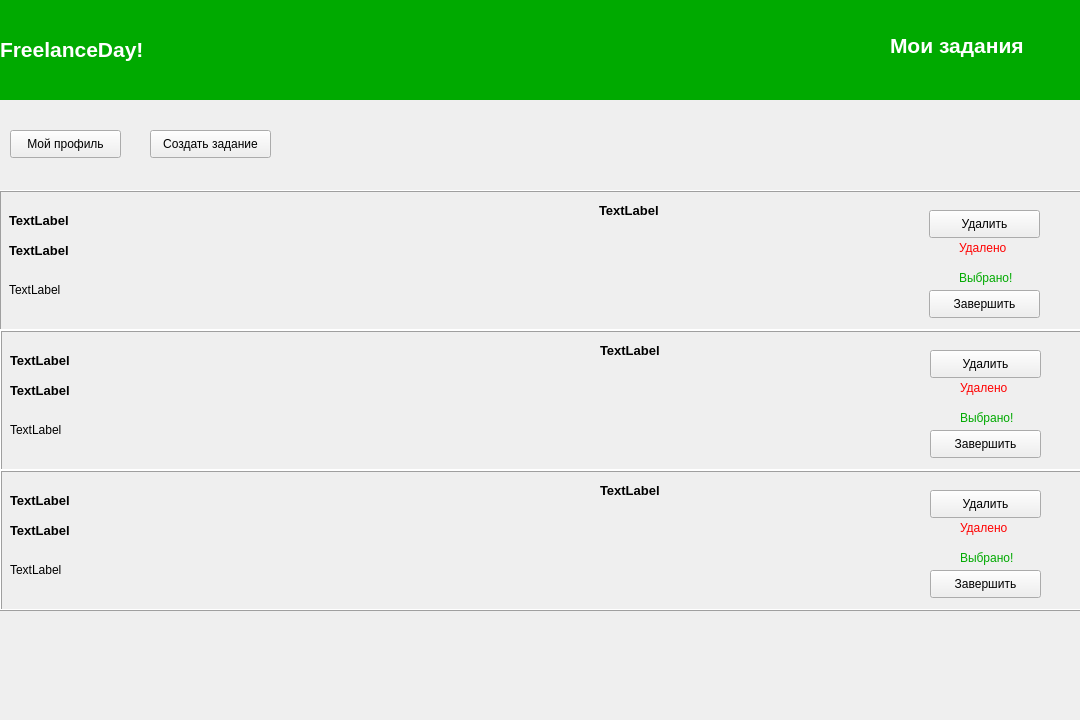
<?xml version="1.0" encoding="UTF-8"?>
<ui version="4.0">
 <class>Form</class>
 <widget class="QWidget" name="Form">
  <property name="geometry">
   <rect>
    <x>0</x>
    <y>0</y>
    <width>1080</width>
    <height>720</height>
   </rect>
  </property>
  <property name="windowTitle">
   <string>FreelanceDay! - employer</string>
  </property>
  <widget class="QLabel" name="label">
   <property name="geometry">
    <rect>
     <x>0</x>
     <y>0</y>
     <width>1080</width>
     <height>100</height>
    </rect>
   </property>
   <property name="palette">
    <palette>
     <active>
      <colorrole role="WindowText">
       <brush brushstyle="SolidPattern">
        <color alpha="255">
         <red>0</red>
         <green>0</green>
         <blue>0</blue>
        </color>
       </brush>
      </colorrole>
      <colorrole role="Button">
       <brush brushstyle="SolidPattern">
        <color alpha="255">
         <red>0</red>
         <green>170</green>
         <blue>0</blue>
        </color>
       </brush>
      </colorrole>
      <colorrole role="Light">
       <brush brushstyle="SolidPattern">
        <color alpha="255">
         <red>0</red>
         <green>255</green>
         <blue>0</blue>
        </color>
       </brush>
      </colorrole>
      <colorrole role="Midlight">
       <brush brushstyle="SolidPattern">
        <color alpha="255">
         <red>0</red>
         <green>212</green>
         <blue>0</blue>
        </color>
       </brush>
      </colorrole>
      <colorrole role="Dark">
       <brush brushstyle="SolidPattern">
        <color alpha="255">
         <red>0</red>
         <green>85</green>
         <blue>0</blue>
        </color>
       </brush>
      </colorrole>
      <colorrole role="Mid">
       <brush brushstyle="SolidPattern">
        <color alpha="255">
         <red>0</red>
         <green>113</green>
         <blue>0</blue>
        </color>
       </brush>
      </colorrole>
      <colorrole role="Text">
       <brush brushstyle="SolidPattern">
        <color alpha="255">
         <red>0</red>
         <green>0</green>
         <blue>0</blue>
        </color>
       </brush>
      </colorrole>
      <colorrole role="BrightText">
       <brush brushstyle="SolidPattern">
        <color alpha="255">
         <red>255</red>
         <green>255</green>
         <blue>255</blue>
        </color>
       </brush>
      </colorrole>
      <colorrole role="ButtonText">
       <brush brushstyle="SolidPattern">
        <color alpha="255">
         <red>0</red>
         <green>0</green>
         <blue>0</blue>
        </color>
       </brush>
      </colorrole>
      <colorrole role="Base">
       <brush brushstyle="SolidPattern">
        <color alpha="255">
         <red>255</red>
         <green>255</green>
         <blue>255</blue>
        </color>
       </brush>
      </colorrole>
      <colorrole role="Window">
       <brush brushstyle="SolidPattern">
        <color alpha="255">
         <red>0</red>
         <green>170</green>
         <blue>0</blue>
        </color>
       </brush>
      </colorrole>
      <colorrole role="Shadow">
       <brush brushstyle="SolidPattern">
        <color alpha="255">
         <red>0</red>
         <green>0</green>
         <blue>0</blue>
        </color>
       </brush>
      </colorrole>
      <colorrole role="AlternateBase">
       <brush brushstyle="SolidPattern">
        <color alpha="255">
         <red>127</red>
         <green>212</green>
         <blue>127</blue>
        </color>
       </brush>
      </colorrole>
      <colorrole role="ToolTipBase">
       <brush brushstyle="SolidPattern">
        <color alpha="255">
         <red>255</red>
         <green>255</green>
         <blue>220</blue>
        </color>
       </brush>
      </colorrole>
      <colorrole role="ToolTipText">
       <brush brushstyle="SolidPattern">
        <color alpha="255">
         <red>0</red>
         <green>0</green>
         <blue>0</blue>
        </color>
       </brush>
      </colorrole>
     </active>
     <inactive>
      <colorrole role="WindowText">
       <brush brushstyle="SolidPattern">
        <color alpha="255">
         <red>0</red>
         <green>0</green>
         <blue>0</blue>
        </color>
       </brush>
      </colorrole>
      <colorrole role="Button">
       <brush brushstyle="SolidPattern">
        <color alpha="255">
         <red>0</red>
         <green>170</green>
         <blue>0</blue>
        </color>
       </brush>
      </colorrole>
      <colorrole role="Light">
       <brush brushstyle="SolidPattern">
        <color alpha="255">
         <red>0</red>
         <green>255</green>
         <blue>0</blue>
        </color>
       </brush>
      </colorrole>
      <colorrole role="Midlight">
       <brush brushstyle="SolidPattern">
        <color alpha="255">
         <red>0</red>
         <green>212</green>
         <blue>0</blue>
        </color>
       </brush>
      </colorrole>
      <colorrole role="Dark">
       <brush brushstyle="SolidPattern">
        <color alpha="255">
         <red>0</red>
         <green>85</green>
         <blue>0</blue>
        </color>
       </brush>
      </colorrole>
      <colorrole role="Mid">
       <brush brushstyle="SolidPattern">
        <color alpha="255">
         <red>0</red>
         <green>113</green>
         <blue>0</blue>
        </color>
       </brush>
      </colorrole>
      <colorrole role="Text">
       <brush brushstyle="SolidPattern">
        <color alpha="255">
         <red>0</red>
         <green>0</green>
         <blue>0</blue>
        </color>
       </brush>
      </colorrole>
      <colorrole role="BrightText">
       <brush brushstyle="SolidPattern">
        <color alpha="255">
         <red>255</red>
         <green>255</green>
         <blue>255</blue>
        </color>
       </brush>
      </colorrole>
      <colorrole role="ButtonText">
       <brush brushstyle="SolidPattern">
        <color alpha="255">
         <red>0</red>
         <green>0</green>
         <blue>0</blue>
        </color>
       </brush>
      </colorrole>
      <colorrole role="Base">
       <brush brushstyle="SolidPattern">
        <color alpha="255">
         <red>255</red>
         <green>255</green>
         <blue>255</blue>
        </color>
       </brush>
      </colorrole>
      <colorrole role="Window">
       <brush brushstyle="SolidPattern">
        <color alpha="255">
         <red>0</red>
         <green>170</green>
         <blue>0</blue>
        </color>
       </brush>
      </colorrole>
      <colorrole role="Shadow">
       <brush brushstyle="SolidPattern">
        <color alpha="255">
         <red>0</red>
         <green>0</green>
         <blue>0</blue>
        </color>
       </brush>
      </colorrole>
      <colorrole role="AlternateBase">
       <brush brushstyle="SolidPattern">
        <color alpha="255">
         <red>127</red>
         <green>212</green>
         <blue>127</blue>
        </color>
       </brush>
      </colorrole>
      <colorrole role="ToolTipBase">
       <brush brushstyle="SolidPattern">
        <color alpha="255">
         <red>255</red>
         <green>255</green>
         <blue>220</blue>
        </color>
       </brush>
      </colorrole>
      <colorrole role="ToolTipText">
       <brush brushstyle="SolidPattern">
        <color alpha="255">
         <red>0</red>
         <green>0</green>
         <blue>0</blue>
        </color>
       </brush>
      </colorrole>
     </inactive>
     <disabled>
      <colorrole role="WindowText">
       <brush brushstyle="SolidPattern">
        <color alpha="255">
         <red>0</red>
         <green>85</green>
         <blue>0</blue>
        </color>
       </brush>
      </colorrole>
      <colorrole role="Button">
       <brush brushstyle="SolidPattern">
        <color alpha="255">
         <red>0</red>
         <green>170</green>
         <blue>0</blue>
        </color>
       </brush>
      </colorrole>
      <colorrole role="Light">
       <brush brushstyle="SolidPattern">
        <color alpha="255">
         <red>0</red>
         <green>255</green>
         <blue>0</blue>
        </color>
       </brush>
      </colorrole>
      <colorrole role="Midlight">
       <brush brushstyle="SolidPattern">
        <color alpha="255">
         <red>0</red>
         <green>212</green>
         <blue>0</blue>
        </color>
       </brush>
      </colorrole>
      <colorrole role="Dark">
       <brush brushstyle="SolidPattern">
        <color alpha="255">
         <red>0</red>
         <green>85</green>
         <blue>0</blue>
        </color>
       </brush>
      </colorrole>
      <colorrole role="Mid">
       <brush brushstyle="SolidPattern">
        <color alpha="255">
         <red>0</red>
         <green>113</green>
         <blue>0</blue>
        </color>
       </brush>
      </colorrole>
      <colorrole role="Text">
       <brush brushstyle="SolidPattern">
        <color alpha="255">
         <red>0</red>
         <green>85</green>
         <blue>0</blue>
        </color>
       </brush>
      </colorrole>
      <colorrole role="BrightText">
       <brush brushstyle="SolidPattern">
        <color alpha="255">
         <red>255</red>
         <green>255</green>
         <blue>255</blue>
        </color>
       </brush>
      </colorrole>
      <colorrole role="ButtonText">
       <brush brushstyle="SolidPattern">
        <color alpha="255">
         <red>0</red>
         <green>85</green>
         <blue>0</blue>
        </color>
       </brush>
      </colorrole>
      <colorrole role="Base">
       <brush brushstyle="SolidPattern">
        <color alpha="255">
         <red>0</red>
         <green>170</green>
         <blue>0</blue>
        </color>
       </brush>
      </colorrole>
      <colorrole role="Window">
       <brush brushstyle="SolidPattern">
        <color alpha="255">
         <red>0</red>
         <green>170</green>
         <blue>0</blue>
        </color>
       </brush>
      </colorrole>
      <colorrole role="Shadow">
       <brush brushstyle="SolidPattern">
        <color alpha="255">
         <red>0</red>
         <green>0</green>
         <blue>0</blue>
        </color>
       </brush>
      </colorrole>
      <colorrole role="AlternateBase">
       <brush brushstyle="SolidPattern">
        <color alpha="255">
         <red>0</red>
         <green>170</green>
         <blue>0</blue>
        </color>
       </brush>
      </colorrole>
      <colorrole role="ToolTipBase">
       <brush brushstyle="SolidPattern">
        <color alpha="255">
         <red>255</red>
         <green>255</green>
         <blue>220</blue>
        </color>
       </brush>
      </colorrole>
      <colorrole role="ToolTipText">
       <brush brushstyle="SolidPattern">
        <color alpha="255">
         <red>0</red>
         <green>0</green>
         <blue>0</blue>
        </color>
       </brush>
      </colorrole>
     </disabled>
    </palette>
   </property>
   <property name="autoFillBackground">
    <bool>true</bool>
   </property>
   <property name="text">
    <string>&lt;html&gt;&lt;head/&gt;&lt;body&gt;&lt;p&gt;&lt;span style=&quot; font-size:16pt; font-weight:600; color:#ffffff;&quot;&gt;FreelanceDay!&lt;/span&gt;&lt;/p&gt;&lt;/body&gt;&lt;/html&gt;</string>
   </property>
   <property name="margin">
    <number>10</number>
   </property>
  </widget>
  <widget class="QLabel" name="label_2">
   <property name="geometry">
    <rect>
     <x>890</x>
     <y>20</y>
     <width>191</width>
     <height>51</height>
    </rect>
   </property>
   <property name="text">
    <string>&lt;html&gt;&lt;head/&gt;&lt;body&gt;&lt;p&gt;&lt;span style=&quot; font-size:16pt; font-weight:600; color:#ffffff;&quot;&gt;Мои задания&lt;/span&gt;&lt;/p&gt;&lt;/body&gt;&lt;/html&gt;</string>
   </property>
  </widget>
  <widget class="QWidget" name="horizontalLayoutWidget">
   <property name="geometry">
    <rect>
     <x>-1</x>
     <y>190</y>
     <width>1091</width>
     <height>141</height>
    </rect>
   </property>
   <layout class="QHBoxLayout" name="horizontalLayout">
    <item>
     <widget class="QFrame" name="frame">
      <property name="autoFillBackground">
       <bool>true</bool>
      </property>
      <property name="frameShape">
       <enum>QFrame::Box</enum>
      </property>
      <property name="frameShadow">
       <enum>QFrame::Raised</enum>
      </property>
      <widget class="QLabel" name="taskname1">
       <property name="geometry">
        <rect>
         <x>10</x>
         <y>10</y>
         <width>251</width>
         <height>41</height>
        </rect>
       </property>
       <property name="text">
        <string>&lt;html&gt;&lt;head/&gt;&lt;body&gt;&lt;p&gt;&lt;span style=&quot; font-size:10pt; font-weight:600;&quot;&gt;TextLabel&lt;/span&gt;&lt;/p&gt;&lt;/body&gt;&lt;/html&gt;</string>
       </property>
      </widget>
      <widget class="QLabel" name="taskdesc1">
       <property name="geometry">
        <rect>
         <x>10</x>
         <y>70</y>
         <width>891</width>
         <height>61</height>
        </rect>
       </property>
       <property name="text">
        <string>&lt;html&gt;&lt;head/&gt;&lt;body&gt;&lt;p&gt;&lt;span style=&quot; font-size:9pt;&quot;&gt;TextLabel&lt;/span&gt;&lt;/p&gt;&lt;/body&gt;&lt;/html&gt;</string>
       </property>
      </widget>
      <widget class="QLabel" name="label_3">
       <property name="geometry">
        <rect>
         <x>10</x>
         <y>50</y>
         <width>101</width>
         <height>21</height>
        </rect>
       </property>
       <property name="text">
        <string>&lt;html&gt;&lt;head/&gt;&lt;body&gt;&lt;p&gt;&lt;span style=&quot; font-size:10pt; font-weight:600;&quot;&gt;TextLabel&lt;/span&gt;&lt;/p&gt;&lt;/body&gt;&lt;/html&gt;</string>
       </property>
      </widget>
      <widget class="QLabel" name="label_4">
       <property name="geometry">
        <rect>
         <x>600</x>
         <y>10</y>
         <width>211</width>
         <height>21</height>
        </rect>
       </property>
       <property name="text">
        <string>&lt;html&gt;&lt;head/&gt;&lt;body&gt;&lt;p&gt;&lt;span style=&quot; font-size:10pt; font-weight:600;&quot;&gt;TextLabel&lt;/span&gt;&lt;/p&gt;&lt;/body&gt;&lt;/html&gt;</string>
       </property>
      </widget>
      <widget class="QPushButton" name="pushButton">
       <property name="geometry">
        <rect>
         <x>930</x>
         <y>100</y>
         <width>111</width>
         <height>28</height>
        </rect>
       </property>
       <property name="text">
        <string>Завершить</string>
       </property>
      </widget>
      <widget class="QLabel" name="confirm_2">
       <property name="geometry">
        <rect>
         <x>960</x>
         <y>80</y>
         <width>55</width>
         <height>16</height>
        </rect>
       </property>
       <property name="text">
        <string>&lt;html&gt;&lt;head/&gt;&lt;body&gt;&lt;p&gt;&lt;span style=&quot; color:#00aa00;&quot;&gt;Выбрано!&lt;/span&gt;&lt;/p&gt;&lt;/body&gt;&lt;/html&gt;</string>
       </property>
      </widget>
      <widget class="QPushButton" name="pushButton_2">
       <property name="geometry">
        <rect>
         <x>930</x>
         <y>20</y>
         <width>111</width>
         <height>28</height>
        </rect>
       </property>
       <property name="text">
        <string>Удалить</string>
       </property>
      </widget>
      <widget class="QLabel" name="confirm_3">
       <property name="geometry">
        <rect>
         <x>960</x>
         <y>50</y>
         <width>55</width>
         <height>16</height>
        </rect>
       </property>
       <property name="text">
        <string>&lt;html&gt;&lt;head/&gt;&lt;body&gt;&lt;p&gt;&lt;span style=&quot; color:#ff0000;&quot;&gt;Удалено&lt;/span&gt;&lt;/p&gt;&lt;/body&gt;&lt;/html&gt;</string>
       </property>
      </widget>
     </widget>
    </item>
   </layout>
  </widget>
  <widget class="QWidget" name="horizontalLayoutWidget_2">
   <property name="geometry">
    <rect>
     <x>0</x>
     <y>330</y>
     <width>1091</width>
     <height>141</height>
    </rect>
   </property>
   <layout class="QHBoxLayout" name="horizontalLayout_2">
    <item>
     <widget class="QFrame" name="frame_2">
      <property name="autoFillBackground">
       <bool>true</bool>
      </property>
      <property name="frameShape">
       <enum>QFrame::Box</enum>
      </property>
      <property name="frameShadow">
       <enum>QFrame::Raised</enum>
      </property>
      <widget class="QLabel" name="taskname1_2">
       <property name="geometry">
        <rect>
         <x>10</x>
         <y>10</y>
         <width>251</width>
         <height>41</height>
        </rect>
       </property>
       <property name="text">
        <string>&lt;html&gt;&lt;head/&gt;&lt;body&gt;&lt;p&gt;&lt;span style=&quot; font-size:10pt; font-weight:600;&quot;&gt;TextLabel&lt;/span&gt;&lt;/p&gt;&lt;/body&gt;&lt;/html&gt;</string>
       </property>
      </widget>
      <widget class="QLabel" name="taskdesc1_2">
       <property name="geometry">
        <rect>
         <x>10</x>
         <y>70</y>
         <width>891</width>
         <height>61</height>
        </rect>
       </property>
       <property name="text">
        <string>&lt;html&gt;&lt;head/&gt;&lt;body&gt;&lt;p&gt;&lt;span style=&quot; font-size:9pt;&quot;&gt;TextLabel&lt;/span&gt;&lt;/p&gt;&lt;/body&gt;&lt;/html&gt;</string>
       </property>
      </widget>
      <widget class="QLabel" name="label_5">
       <property name="geometry">
        <rect>
         <x>10</x>
         <y>50</y>
         <width>101</width>
         <height>21</height>
        </rect>
       </property>
       <property name="text">
        <string>&lt;html&gt;&lt;head/&gt;&lt;body&gt;&lt;p&gt;&lt;span style=&quot; font-size:10pt; font-weight:600;&quot;&gt;TextLabel&lt;/span&gt;&lt;/p&gt;&lt;/body&gt;&lt;/html&gt;</string>
       </property>
      </widget>
      <widget class="QLabel" name="label_6">
       <property name="geometry">
        <rect>
         <x>600</x>
         <y>10</y>
         <width>211</width>
         <height>21</height>
        </rect>
       </property>
       <property name="text">
        <string>&lt;html&gt;&lt;head/&gt;&lt;body&gt;&lt;p&gt;&lt;span style=&quot; font-size:10pt; font-weight:600;&quot;&gt;TextLabel&lt;/span&gt;&lt;/p&gt;&lt;/body&gt;&lt;/html&gt;</string>
       </property>
      </widget>
      <widget class="QPushButton" name="pushButton_3">
       <property name="geometry">
        <rect>
         <x>930</x>
         <y>100</y>
         <width>111</width>
         <height>28</height>
        </rect>
       </property>
       <property name="text">
        <string>Завершить</string>
       </property>
      </widget>
      <widget class="QLabel" name="confirm_4">
       <property name="geometry">
        <rect>
         <x>960</x>
         <y>80</y>
         <width>55</width>
         <height>16</height>
        </rect>
       </property>
       <property name="text">
        <string>&lt;html&gt;&lt;head/&gt;&lt;body&gt;&lt;p&gt;&lt;span style=&quot; color:#00aa00;&quot;&gt;Выбрано!&lt;/span&gt;&lt;/p&gt;&lt;/body&gt;&lt;/html&gt;</string>
       </property>
      </widget>
      <widget class="QPushButton" name="pushButton_4">
       <property name="geometry">
        <rect>
         <x>930</x>
         <y>20</y>
         <width>111</width>
         <height>28</height>
        </rect>
       </property>
       <property name="text">
        <string>Удалить</string>
       </property>
      </widget>
      <widget class="QLabel" name="confirm_5">
       <property name="geometry">
        <rect>
         <x>960</x>
         <y>50</y>
         <width>55</width>
         <height>16</height>
        </rect>
       </property>
       <property name="text">
        <string>&lt;html&gt;&lt;head/&gt;&lt;body&gt;&lt;p&gt;&lt;span style=&quot; color:#ff0000;&quot;&gt;Удалено&lt;/span&gt;&lt;/p&gt;&lt;/body&gt;&lt;/html&gt;</string>
       </property>
      </widget>
     </widget>
    </item>
   </layout>
  </widget>
  <widget class="QWidget" name="horizontalLayoutWidget_3">
   <property name="geometry">
    <rect>
     <x>0</x>
     <y>470</y>
     <width>1091</width>
     <height>141</height>
    </rect>
   </property>
   <layout class="QHBoxLayout" name="horizontalLayout_3">
    <item>
     <widget class="QFrame" name="frame_3">
      <property name="autoFillBackground">
       <bool>true</bool>
      </property>
      <property name="frameShape">
       <enum>QFrame::Box</enum>
      </property>
      <property name="frameShadow">
       <enum>QFrame::Raised</enum>
      </property>
      <widget class="QLabel" name="taskname1_3">
       <property name="geometry">
        <rect>
         <x>10</x>
         <y>10</y>
         <width>251</width>
         <height>41</height>
        </rect>
       </property>
       <property name="text">
        <string>&lt;html&gt;&lt;head/&gt;&lt;body&gt;&lt;p&gt;&lt;span style=&quot; font-size:10pt; font-weight:600;&quot;&gt;TextLabel&lt;/span&gt;&lt;/p&gt;&lt;/body&gt;&lt;/html&gt;</string>
       </property>
      </widget>
      <widget class="QLabel" name="taskdesc1_3">
       <property name="geometry">
        <rect>
         <x>10</x>
         <y>70</y>
         <width>891</width>
         <height>61</height>
        </rect>
       </property>
       <property name="text">
        <string>&lt;html&gt;&lt;head/&gt;&lt;body&gt;&lt;p&gt;&lt;span style=&quot; font-size:9pt;&quot;&gt;TextLabel&lt;/span&gt;&lt;/p&gt;&lt;/body&gt;&lt;/html&gt;</string>
       </property>
      </widget>
      <widget class="QLabel" name="label_7">
       <property name="geometry">
        <rect>
         <x>10</x>
         <y>50</y>
         <width>101</width>
         <height>21</height>
        </rect>
       </property>
       <property name="text">
        <string>&lt;html&gt;&lt;head/&gt;&lt;body&gt;&lt;p&gt;&lt;span style=&quot; font-size:10pt; font-weight:600;&quot;&gt;TextLabel&lt;/span&gt;&lt;/p&gt;&lt;/body&gt;&lt;/html&gt;</string>
       </property>
      </widget>
      <widget class="QLabel" name="label_8">
       <property name="geometry">
        <rect>
         <x>600</x>
         <y>10</y>
         <width>211</width>
         <height>21</height>
        </rect>
       </property>
       <property name="text">
        <string>&lt;html&gt;&lt;head/&gt;&lt;body&gt;&lt;p&gt;&lt;span style=&quot; font-size:10pt; font-weight:600;&quot;&gt;TextLabel&lt;/span&gt;&lt;/p&gt;&lt;/body&gt;&lt;/html&gt;</string>
       </property>
      </widget>
      <widget class="QPushButton" name="pushButton_5">
       <property name="geometry">
        <rect>
         <x>930</x>
         <y>100</y>
         <width>111</width>
         <height>28</height>
        </rect>
       </property>
       <property name="text">
        <string>Завершить</string>
       </property>
      </widget>
      <widget class="QLabel" name="confirm_6">
       <property name="geometry">
        <rect>
         <x>960</x>
         <y>80</y>
         <width>55</width>
         <height>16</height>
        </rect>
       </property>
       <property name="text">
        <string>&lt;html&gt;&lt;head/&gt;&lt;body&gt;&lt;p&gt;&lt;span style=&quot; color:#00aa00;&quot;&gt;Выбрано!&lt;/span&gt;&lt;/p&gt;&lt;/body&gt;&lt;/html&gt;</string>
       </property>
      </widget>
      <widget class="QPushButton" name="pushButton_6">
       <property name="geometry">
        <rect>
         <x>930</x>
         <y>20</y>
         <width>111</width>
         <height>28</height>
        </rect>
       </property>
       <property name="text">
        <string>Удалить</string>
       </property>
      </widget>
      <widget class="QLabel" name="confirm_7">
       <property name="geometry">
        <rect>
         <x>960</x>
         <y>50</y>
         <width>55</width>
         <height>16</height>
        </rect>
       </property>
       <property name="text">
        <string>&lt;html&gt;&lt;head/&gt;&lt;body&gt;&lt;p&gt;&lt;span style=&quot; color:#ff0000;&quot;&gt;Удалено&lt;/span&gt;&lt;/p&gt;&lt;/body&gt;&lt;/html&gt;</string>
       </property>
      </widget>
     </widget>
    </item>
   </layout>
  </widget>
  <widget class="QPushButton" name="pushButton_7">
   <property name="geometry">
    <rect>
     <x>10</x>
     <y>130</y>
     <width>111</width>
     <height>28</height>
    </rect>
   </property>
   <property name="text">
    <string>Мой профиль</string>
   </property>
  </widget>
  <widget class="QPushButton" name="pushButton_8">
   <property name="geometry">
    <rect>
     <x>150</x>
     <y>130</y>
     <width>121</width>
     <height>28</height>
    </rect>
   </property>
   <property name="text">
    <string>Создать задание</string>
   </property>
  </widget>
 </widget>
 <resources/>
 <connections/>
</ui>
